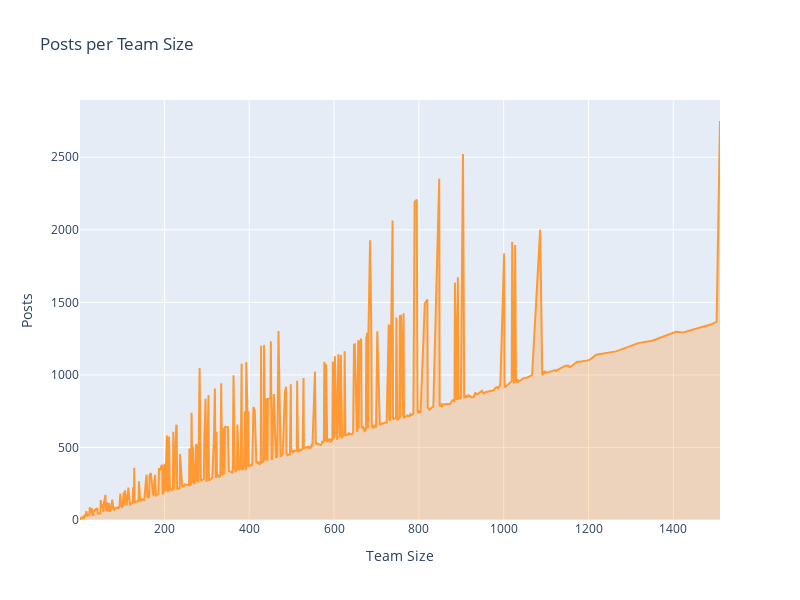

The code cell stored with this chart in its notebook:
### Code cell
# Posts per Team Size
layout = cf.Layout(
    height = 600,width = 800,
    yaxis = dict(title = 'Posts'),
    xaxis = dict(title = 'Team Size'),
    title = 'Posts per Team Size'
)

fig = teamactivity.groupby(['users'],as_index=True)['posts'].sum().\
    iplot(kind='scatter',fill=True,width=2,asFigure=True,layout = layout)
fig.show()

### Figure 1 — Plotly figure (JSON) as saved in the notebook; plotly's stock layout.template omitted (floating-point values rounded to 4 significant figures; data arrays with more than 128 entries replaced by an {"elided": "..."} marker saying what was removed)
{"data": [{"fill": "tozeroy", "fillcolor": "rgba(255, 153, 51, 0.3)", "line": {"color": "rgba(255, 153, 51, 1.0)", "dash": "solid", "shape": "linear", "width": 2}, "mode": "lines", "name": "posts", "text": "", "type": "scatter", "x": {"elided": "504 int values"}, "y": {"elided": "504 int values"}}], "layout": {"height": 600, "title": {"text": "Posts per Team Size"}, "width": 800, "xaxis": {"autorange": true, "range": [1, 1510], "title": {"text": "Team Size"}, "type": "linear"}, "yaxis": {"autorange": true, "range": [0, 2895.0], "title": {"text": "Posts"}, "type": "linear"}}}
